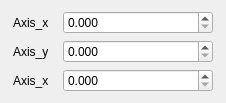
<?xml version="1.0" encoding="UTF-8"?>
<ui version="4.0">
 <class>Form</class>
 <widget class="QWidget" name="Form">
  <property name="geometry">
   <rect>
    <x>0</x>
    <y>0</y>
    <width>208</width>
    <height>94</height>
   </rect>
  </property>
  <property name="sizePolicy">
   <sizepolicy hsizetype="Expanding" vsizetype="Expanding">
    <horstretch>0</horstretch>
    <verstretch>0</verstretch>
   </sizepolicy>
  </property>
  <property name="windowTitle">
   <string>Form</string>
  </property>
  <property name="styleSheet">
   <string notr="true"/>
  </property>
  <layout class="QVBoxLayout" name="verticalLayout">
   <item>
    <layout class="QHBoxLayout" name="horizontalLayout_3" stretch="0,0">
     <property name="spacing">
      <number>15</number>
     </property>
     <property name="leftMargin">
      <number>2</number>
     </property>
     <property name="rightMargin">
      <number>2</number>
     </property>
     <item>
      <widget class="QLabel" name="ui_label_x">
       <property name="sizePolicy">
        <sizepolicy hsizetype="Fixed" vsizetype="Expanding">
         <horstretch>0</horstretch>
         <verstretch>0</verstretch>
        </sizepolicy>
       </property>
       <property name="maximumSize">
        <size>
         <width>35</width>
         <height>16777215</height>
        </size>
       </property>
       <property name="text">
        <string>Axis_x</string>
       </property>
      </widget>
     </item>
     <item>
      <widget class="QDoubleSpinBox" name="ui_spin_x">
       <property name="sizePolicy">
        <sizepolicy hsizetype="Expanding" vsizetype="Expanding">
         <horstretch>0</horstretch>
         <verstretch>0</verstretch>
        </sizepolicy>
       </property>
       <property name="minimumSize">
        <size>
         <width>150</width>
         <height>0</height>
        </size>
       </property>
       <property name="accelerated">
        <bool>true</bool>
       </property>
       <property name="decimals">
        <number>3</number>
       </property>
      </widget>
     </item>
    </layout>
   </item>
   <item>
    <layout class="QHBoxLayout" name="horizontalLayout_2" stretch="0,0">
     <property name="spacing">
      <number>15</number>
     </property>
     <property name="leftMargin">
      <number>2</number>
     </property>
     <property name="rightMargin">
      <number>2</number>
     </property>
     <item>
      <widget class="QLabel" name="ui_label_y">
       <property name="sizePolicy">
        <sizepolicy hsizetype="Fixed" vsizetype="Expanding">
         <horstretch>0</horstretch>
         <verstretch>0</verstretch>
        </sizepolicy>
       </property>
       <property name="maximumSize">
        <size>
         <width>35</width>
         <height>16777215</height>
        </size>
       </property>
       <property name="text">
        <string>Axis_y</string>
       </property>
      </widget>
     </item>
     <item>
      <widget class="QDoubleSpinBox" name="ui_spin_y">
       <property name="sizePolicy">
        <sizepolicy hsizetype="Expanding" vsizetype="Expanding">
         <horstretch>0</horstretch>
         <verstretch>0</verstretch>
        </sizepolicy>
       </property>
       <property name="minimumSize">
        <size>
         <width>150</width>
         <height>0</height>
        </size>
       </property>
       <property name="accelerated">
        <bool>true</bool>
       </property>
       <property name="decimals">
        <number>3</number>
       </property>
      </widget>
     </item>
    </layout>
   </item>
   <item>
    <layout class="QHBoxLayout" name="horizontalLayout" stretch="0,0">
     <property name="spacing">
      <number>15</number>
     </property>
     <property name="leftMargin">
      <number>2</number>
     </property>
     <property name="rightMargin">
      <number>2</number>
     </property>
     <item>
      <widget class="QLabel" name="ui_label_z">
       <property name="sizePolicy">
        <sizepolicy hsizetype="Fixed" vsizetype="Expanding">
         <horstretch>0</horstretch>
         <verstretch>0</verstretch>
        </sizepolicy>
       </property>
       <property name="maximumSize">
        <size>
         <width>35</width>
         <height>16777215</height>
        </size>
       </property>
       <property name="text">
        <string>Axis_x</string>
       </property>
      </widget>
     </item>
     <item>
      <widget class="QDoubleSpinBox" name="ui_spin_z">
       <property name="sizePolicy">
        <sizepolicy hsizetype="Expanding" vsizetype="Expanding">
         <horstretch>0</horstretch>
         <verstretch>0</verstretch>
        </sizepolicy>
       </property>
       <property name="minimumSize">
        <size>
         <width>150</width>
         <height>0</height>
        </size>
       </property>
       <property name="accelerated">
        <bool>true</bool>
       </property>
       <property name="suffix">
        <string/>
       </property>
       <property name="decimals">
        <number>3</number>
       </property>
      </widget>
     </item>
    </layout>
   </item>
  </layout>
 </widget>
 <resources/>
 <connections/>
</ui>
